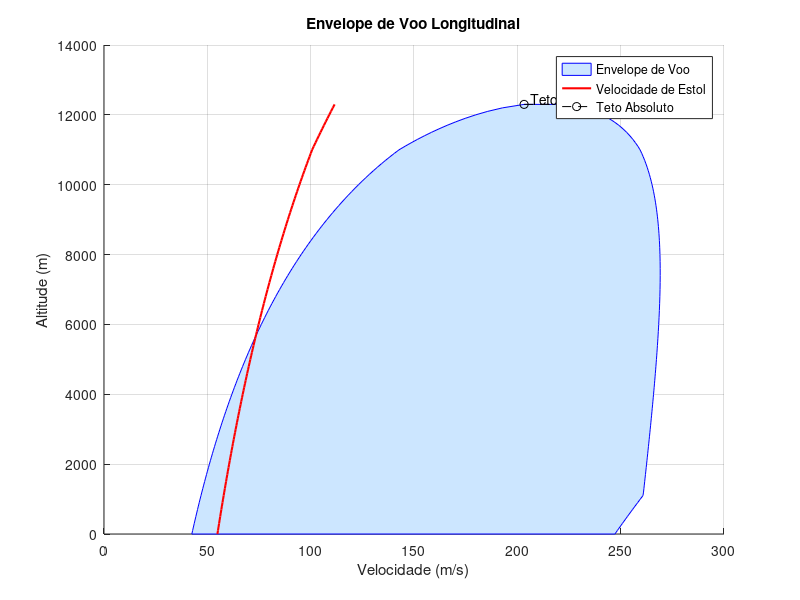

The MATLAB script that drew this image:
%Trabalho Final - Desempenho
%Parte 2 - Envelope de voo em cruzeiro
%Exercício 4: Envelope de Voo

function Ex4()
    %% Dados Básicos
    m_total = 33100;             % Massa total [kg]
    W_total = m_total * 9.81;    % Peso total [N]

    %% Características Aerodinâmicas p/ Flaps Recolhidos
    S = 88;                      % Área da asa [m²]
    CL_max = 2.0;                % Coef. de sustentação máximo
    CD0 = 0.015;                 % Coef. de arrasto parasita
    k = 0.05;                    % Fator de arrasto induzido

    %% Propulsão
    T0_single = 27800;           % Tração por motor [N]
    n_engines = 2;               % Número de motores
    delta_T = 1.0;               % Fator de manete (100%)
    
    n_rho = 0.8;                 % Parâmetro empírico para a modelagem da diminuição da tração máxima (F_max) com a altitude em modelos simplificados de envelope de voo.
    %depende do motor utilizado: Pistão 0.7/0.8 ou Turboélice simples 0.8/0.9 ou Turbojato	1.0
    
    F_max = T0_single * n_engines * delta_T;  % Tração máxima total ao nível do mar [N]

    %% Parâmetros
    Vmo_SL = 247.22;             % Velocidade máxima operacional 890km/h (nível do mar) [m/s]
    rho0 = 1.225;                % Densidade ao nível do mar [kg/m³]
    precisao_H = 100;            % Incremento de altitude [m]

    %% Geração do envelope
    plot_envelope_voo_cruzeiro(m_total, k, S, CD0, F_max, rho0, n_rho, CL_max, Vmo_SL, precisao_H);
end

function plot_envelope_voo_cruzeiro(m, k, S, Cd0, F_max, rho0, n_rho, CL_max, Vmo_SL, precisao_H)
    g = 9.81;
    
    % Determinar o teto absoluto
    Tmin = 2 * m * g * sqrt(k * Cd0);
    rho_teto = rho0 * (Tmin / F_max)^(1 / n_rho);
    H_teto = fzero(@(H) atmosferaISA(H) - rho_teto, 10000);
    H_vec = 0:precisao_H:ceil(H_teto);

    % Inicialização de vetores
    n = length(H_vec);
    V_min_vec = zeros(1, n);
    V_max_vec = zeros(1, n);
    V_estol_vec = zeros(1, n);

    % Cálculo das velocidades em cada altitude
    for i = 1:n
        H_i = H_vec(i);
        rho = atmosferaISA(H_i);

        % Estol
        V_estol_vec(i) = sqrt(2 * m * g / (rho * S * CL_max));

        % Velocidades mínima e máxima possíveis em cruzeiro permanente
        [Vmin, Vmax] = V_min_max_cruzeiro(m, H_i, S, Cd0, k, F_max, rho0, n_rho);
        Vmo = Vmo_SL * sqrt(rho0 / rho); % Limite por Vmo
        V_min_vec(i) = Vmin;
        V_max_vec(i) = min(Vmax, Vmo);
    end

    % Plot
    figure('Name','Envelope de Voo Longitudinal de Cruzeiro');
    hold on; grid on;
    fill([V_min_vec fliplr(V_max_vec)], [H_vec fliplr(H_vec)], [0.8 0.9 1], 'EdgeColor','b', 'DisplayName', 'Envelope de Voo');
    plot(V_estol_vec, H_vec, 'r-', 'LineWidth', 1.5, 'DisplayName', 'Velocidade de Estol');

    % Teto absoluto
    plot([V_min_vec(end) V_max_vec(end)], [H_vec(end) H_vec(end)], 'ko--', 'DisplayName', 'Teto Absoluto');
    text(V_min_vec(end), H_vec(end), sprintf('  Teto: %.0f m', H_vec(end)), 'VerticalAlignment', 'bottom');

    xlabel('Velocidade (m/s)');
    ylabel('Altitude (m)');
    title(sprintf('Envelope de Voo Longitudinal', m));
    legend('Location', 'best');
    hold off;

    % Impressão dos resultados finais
    fprintf('Teto absoluto de voo: %.2f metros\n', H_vec(end));
    fprintf('Velocidade máxima alcançável: %.2f m/s\n', max(V_max_vec));
end

function [V_min, V_max] = V_min_max_cruzeiro(m, H, S, Cd0, k, F_max, rho0, n_rho)
    rho = atmosferaISA(H);
    g = 9.81;
    a = 0.5 * rho * S * Cd0;
    b = -F_max * (rho / rho0)^n_rho;
    c = 2 * k * (m * g)^2 / (rho * S);
    raizes = roots([a, b, c]);
    raizes_reais = raizes(imag(raizes) == 0 & real(raizes) > 0);
    V_roots = sqrt(real(raizes_reais));
    V_min = min(V_roots);
    V_max = max(V_roots);
end

function [rho, T, p] = atmosferaISA(H) %exercício 1
    % Constantes
    R = 287;                % Constante dos gases [J/kg·K]
    g = 9.80665;            % Gravidade [m/s²]
    rho_SL = 1.225;         % Densidade ao nível do mar [kg/m³]
    T_SL = 15 + 273.15;     % Temperatura ao nível do mar [K] = 15°C
    gradT = -6.5 / 1000;    % Gradiente térmico da troposfera [K/m]

    if H <= 11000  % Troposfera
        T = T_SL + gradT * H;
        rho = rho_SL * (1 + (gradT * H)/T_SL)^(-g/(R * gradT) - 1);
        p = rho * R * T;
    else  % Estratosfera até 20.000 m
        T11 = T_SL + gradT * 11000;
        rho_11 = atmosferaISA(11000); % Chama a função para obter a densidade a 11.000 m
        T = T11;
        rho = rho_11 * exp(-g * (H - 11000)/(R * T11));
        p = rho * R * T;
    end
end
